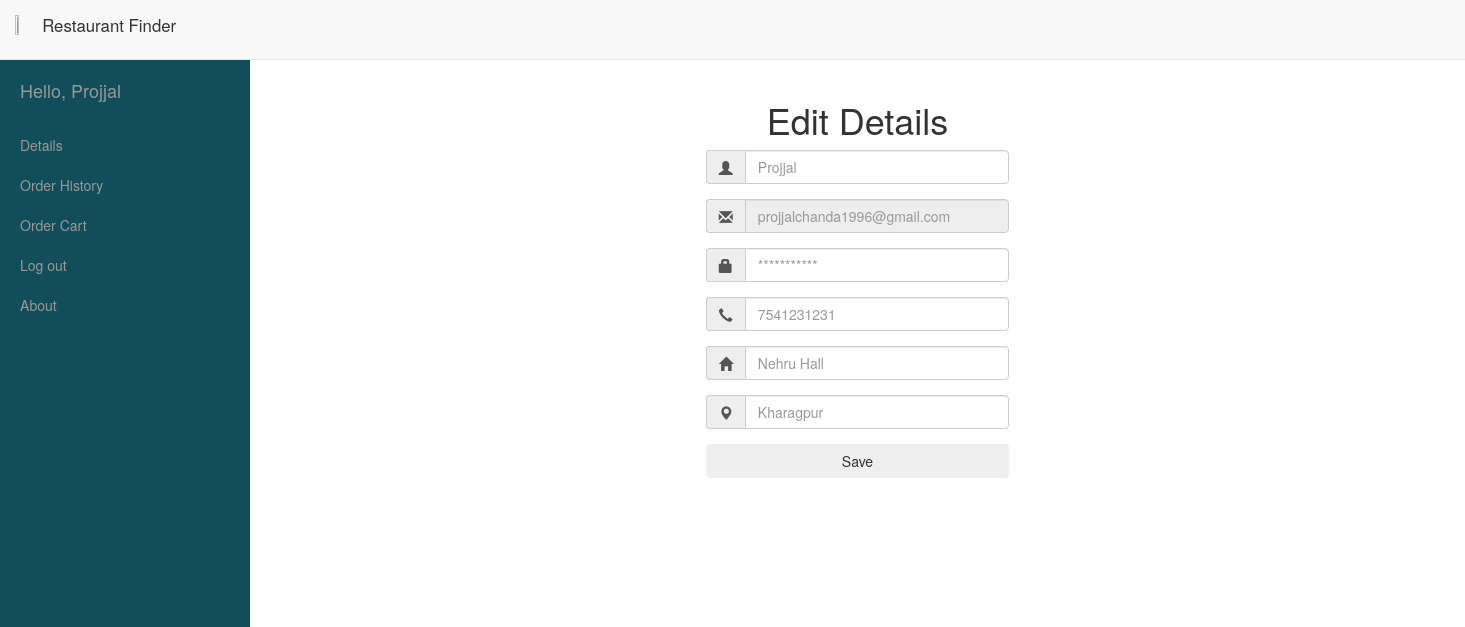
The page /details/ (signed in) on the database its author committed.
### foodspark/models.py (models this page shows, shortened)
class Customer(models.Model):
	password = models.CharField(max_length=100)
	name = models.CharField(max_length=200)
	address = models.TextField()
	city = models.CharField(max_length = 100)
	email = models.EmailField(primary_key = True)
	phone_regex = RegexValidator(regex=r'^\+?1?\d{9,15}$', message="Phone number must be entered in the format: '+999999999'. Up to 15 digits allowed.") #############look into regex
	phone = models.CharField(validators=[phone_regex],max_length=15,blank = True)

### foodspark/views.py (the view)
# urls.py: url(r'^details/?$',views.details,name='details'),
def details(request):
	if 'id' in request.session.keys():
		if request.session['type'] == 'customer':
			context = {
				'customer':Customer.objects.get(email=request.session['id']),
			}
			return render(request,'foodspark/userdetails.html',context)
		elif request.session['type'] == 'restaurant':
			context = {
				'restaurant':Restaurant.objects.get(email=request.session['id'])
			}
			return render(request,'foodspark/restdetails.html',context)
	else:
		return render(request,"foodspark/login.html")

### foodspark/templates/foodspark/userdetails.html (shortened to what this page needs)
<!DOCTYPE html>
<html lang="en">
<head>
    <link href="/static/css/bootstrap.min.css" rel="stylesheet">
    <link href="/static/css/mystyle.css" rel="stylesheet">
    <link href="/static/css/simple-sidebar.css" rel="stylesheet">
</head>
<body>
    <nav class="navbar navbar-nav navbar-default navbar-fixed-top" style="line-height:50px;height:60px;">
        <div class="container" style="margin:0 !important;">
            <span class="navbar-left" style="font-size:1.2em;"><img src="/static/img/logo.gif" class="logo_bitch"/>   Restaurant Finder</span>
        </div>
    </nav>
    <div id="wrapper">
        <div id="sidebar-wrapper">
            <ul class="sidebar-nav">
                <li class="sidebar-brand">
                    <a href="/home/">
                        Hello, {{customer.name}}
                    </a>
                </li>
                <li>
                    <a href="#">Details</a>
                </li>
                <li>
                    <a href="/history/">Order History</a>
                </li>
                <li>
                    <a href="/cart/">Order Cart</a>
                </li>
                <li>
                    <a href="/logout/">Log out</a>
                </li>
                <li>
                    <a href="/about/">About</a>
                </li>
            </ul>
        </div>
        <div id="page-content-wrapper">
            <div class="container-fluid">
                <div class="row">
                    <div class="col-lg-12">
                        <h1 style="text-align:center;">Edit Details</h1>
                        <div class="container">
                          <div class="row">
                            <div class="Absolute-Center is-Responsive" style="padding:0px !important;margin-top: 70px !important;">
                              <div class="col-sm-12 col-md-10 col-md-offset-1">
                                <form action="/savedetails/" method ="post" id="loginForm">
                                  <div class="form-group input-group">
                                    <span class="input-group-addon"><i class="glyphicon glyphicon-user"></i></span>
                                    <input class="form-control" type="text" name='name' placeholder="{{customer.name}}"/>
                                  </div>
                                  <div class="form-group input-group">
                                    <span class="input-group-addon"><i class="glyphicon glyphicon-envelope"></i></span>
                                    <input class="form-control" type="text" name='name' placeholder="{{customer.email}}" disabled/>
                                  </div>
                                  <div class="form-group input-group">
                                    <span class="input-group-addon"><i class="glyphicon glyphicon-lock"></i></span>
                                    <input class="form-control" type="password" name='password' placeholder="***********"/>
                                  </div>
                                  <div class="form-group input-group">
                                    <span class="input-group-addon"><i class="glyphicon glyphicon-earphone"></i></span>
                                    <input class="form-control" type="tel" name='phone' placeholder="{{customer.phone}}"/>
                                  </div>
                                  <div class="form-group input-group">
                                    <span class="input-group-addon"><i class="glyphicon glyphicon-home"></i></span>
                                    <input class="form-control" type="text" name='address' placeholder="{{customer.address}}">
                                  </div>
                                  <div class="form-group input-group">
                                    <span class="input-group-addon"><i class="glyphicon glyphicon-map-marker"></i></span>
                                    <input class="form-control" type="text" name='city' placeholder="{{customer.city}}">
                                  </div>
                                  <div class="form-group">
                                    <button type="submit" class="btn btn-def btn-block">Save</button>
                                  </div>
                                </form>
                              </div>
                            </div>
                        <div style="padding-top: 450px;"></div>
                        </div>
                    </div>
                    </div>
                </div>
            </div>
        </div>
    </div>
</body>
</html>

### foodspark/static/css/mystyle.css (style rules this page uses)
.logo_bitch { width:10%; height:10%; }
.navbar-left { width: 225px; }
.navbar-fixed-top { line-height:60px; height:60px; }
.navbar-nav { margin: 0 !important; }
.Absolute-Center { margin: auto; position: absolute; top: 0; left: 0; bottom: 0; right: 0; }
.Absolute-Center.is-Responsive { width: 50%; height: 50%; min-width: 200px; max-width: 400px; padding: 40px; }

### foodspark/static/css/simple-sidebar.css (style rules this page uses)
body { overflow-x: hidden; }
#wrapper { padding-left: 0; -webkit-transition: all 0.5s ease; -moz-transition: all 0.5s ease; -o-transition: all 0.5s ease; transition: all 0.5s ease; }
#sidebar-wrapper { z-index: 1000; position: fixed; left: 250px; width: 0; height: 100%; margin-left: -250px; overflow-y: auto; background: #124E59; -webkit-transition: all 0.5s ease; -moz-transition: all 0.5s ease; -o-transition: all 0.5s ease; transition: all 0.5s ease; }
#page-content-wrapper { width: 100%; position: absolute; padding: 15px; }
.sidebar-nav { position: absolute; top: 0; width: 250px; margin: 0; padding: 0; list-style: none; }
.sidebar-nav li { text-indent: 20px; line-height: 40px; }
.sidebar-nav li a { display: block; text-decoration: none; color: #999999; }
.sidebar-nav > .sidebar-brand { height: 65px; font-size: 18px; line-height: 60px; }
.sidebar-nav > .sidebar-brand a { color: #999999; }
@media (min-width:768px) { #wrapper { padding-left: 250px; } }
@media (min-width:768px) { #sidebar-wrapper { width: 250px; } }
@media (min-width:768px) { #page-content-wrapper { padding: 20px; position: relative; } }

### rows shown on the page
Customer: name "Projjal", name "projjalchanda1996@gmail.com", phone "7541231231", address "Nehru Hall", city "Kharagpur"
